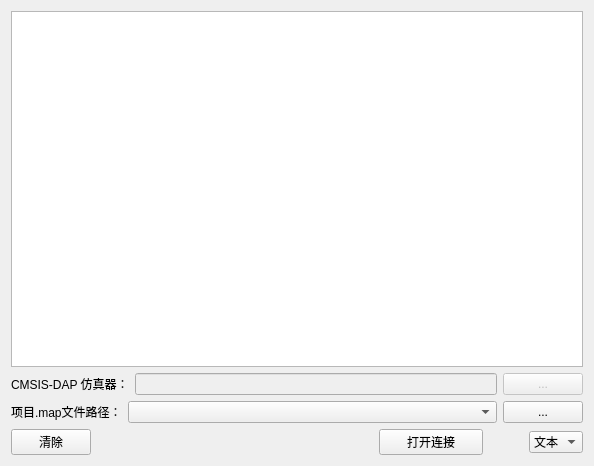
<?xml version="1.0" encoding="UTF-8"?>
<ui version="4.0">
 <author>XIVN1987</author>
 <class>RTTView</class>
 <widget class="QWidget" name="RTTView">
  <property name="geometry">
   <rect>
    <x>0</x>
    <y>0</y>
    <width>594</width>
    <height>466</height>
   </rect>
  </property>
  <property name="sizePolicy">
   <sizepolicy hsizetype="Preferred" vsizetype="Preferred">
    <horstretch>0</horstretch>
    <verstretch>0</verstretch>
   </sizepolicy>
  </property>
  <property name="windowTitle">
   <string>XIVN1987 SEGGER-RTT Viewer by DAPLink</string>
  </property>
  <property name="windowIcon">
   <iconset>
    <normaloff>Image/serial.ico</normaloff>Image/serial.ico</iconset>
  </property>
  <layout class="QVBoxLayout" name="vLayout0">
   <item>
    <widget class="QTextEdit" name="txtMain">
     <property name="frameShadow">
      <enum>QFrame::Sunken</enum>
     </property>
     <property name="textInteractionFlags">
      <set>Qt::TextSelectableByKeyboard|Qt::TextSelectableByMouse</set>
     </property>
    </widget>
   </item>
   <item>
    <layout class="QHBoxLayout" name="hLayout1">
     <item>
      <widget class="QLabel" name="lblDAP">
       <property name="sizePolicy">
        <sizepolicy hsizetype="Fixed" vsizetype="Fixed">
         <horstretch>0</horstretch>
         <verstretch>0</verstretch>
        </sizepolicy>
       </property>
       <property name="text">
        <string>CMSIS-DAP 仿真器：</string>
       </property>
      </widget>
     </item>
     <item>
      <widget class="QLineEdit" name="linDAP">
       <property name="enabled">
        <bool>false</bool>
       </property>
      </widget>
     </item>
     <item>
      <widget class="QPushButton" name="btnDAP">
       <property name="enabled">
        <bool>false</bool>
       </property>
       <property name="text">
        <string>...</string>
       </property>
      </widget>
     </item>
    </layout>
   </item>
   <item>
    <layout class="QHBoxLayout" name="hLayout2">
     <item>
      <widget class="QLabel" name="lblMap">
       <property name="text">
        <string>项目.map文件路径：</string>
       </property>
      </widget>
     </item>
     <item>
      <widget class="QComboBox" name="cmbMap">
       <property name="sizePolicy">
        <sizepolicy hsizetype="Expanding" vsizetype="Fixed">
         <horstretch>0</horstretch>
         <verstretch>0</verstretch>
        </sizepolicy>
       </property>
      </widget>
     </item>
     <item>
      <widget class="QPushButton" name="btnMap">
       <property name="text">
        <string>...</string>
       </property>
      </widget>
     </item>
    </layout>
   </item>
   <item>
    <layout class="QHBoxLayout" name="hLayout3">
     <item>
      <widget class="QPushButton" name="btnClear">
       <property name="text">
        <string>清除</string>
       </property>
      </widget>
     </item>
     <item>
      <spacer name="hSpacer31">
       <property name="orientation">
        <enum>Qt::Horizontal</enum>
       </property>
       <property name="sizeHint" stdset="0">
        <size>
         <width>40</width>
         <height>20</height>
        </size>
       </property>
      </spacer>
     </item>
     <item>
      <widget class="QLabel" name="lblOpen">
       <property name="text">
        <string/>
       </property>
       <property name="pixmap">
        <pixmap>Image/inclosing.png</pixmap>
       </property>
      </widget>
     </item>
     <item>
      <widget class="QPushButton" name="btnOpen">
       <property name="sizePolicy">
        <sizepolicy hsizetype="Fixed" vsizetype="Fixed">
         <horstretch>0</horstretch>
         <verstretch>0</verstretch>
        </sizepolicy>
       </property>
       <property name="minimumSize">
        <size>
         <width>104</width>
         <height>0</height>
        </size>
       </property>
       <property name="text">
        <string>打开连接</string>
       </property>
       <property name="checkable">
        <bool>false</bool>
       </property>
      </widget>
     </item>
     <item>
      <spacer name="hSpacer32">
       <property name="orientation">
        <enum>Qt::Horizontal</enum>
       </property>
       <property name="sizeType">
        <enum>QSizePolicy::Fixed</enum>
       </property>
       <property name="sizeHint" stdset="0">
        <size>
         <width>40</width>
         <height>20</height>
        </size>
       </property>
      </spacer>
     </item>
     <item>
      <widget class="QComboBox" name="cmbMode">
       <item>
        <property name="text">
         <string>文本</string>
        </property>
       </item>
       <item>
        <property name="text">
         <string>波形</string>
        </property>
       </item>
      </widget>
     </item>
    </layout>
   </item>
  </layout>
 </widget>
 <resources/>
 <connections/>
</ui>
